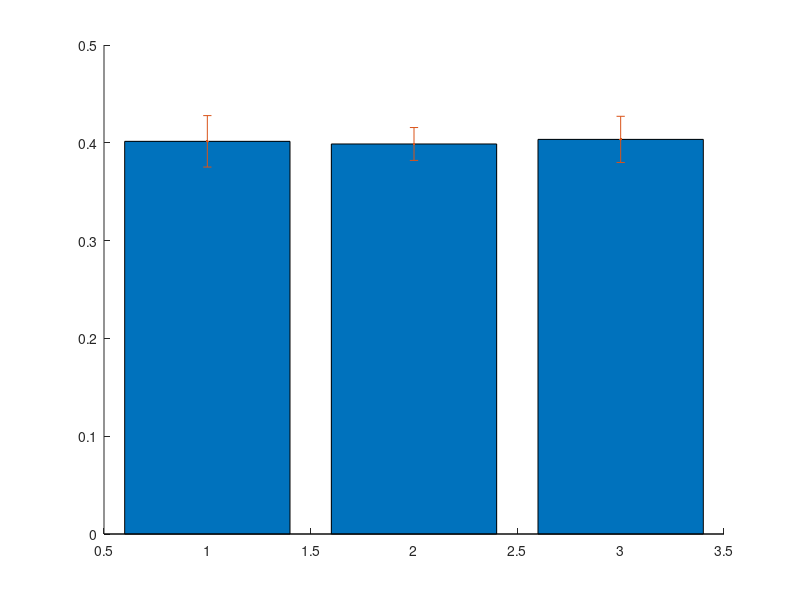

Recreate this plot in MATLAB. (Note: this script raises an error after producing the figure.)

%% WITHOUT PCA
%rsquard = [0.5208 0.4839 0.4960];
%CI = [0.0301 0.0217 0.0195];
%labels = {'180' '90  55' '100 35 55'};

%% WITH PCA
rsquard = [0.4015 0.3988 0.4035];
CI = [0.0263 0.0168 0.0236];
labels = {'140' '100  55' '140  120  55'};

%%

amount = 1:length(rsquard);

figure
hold on
bar(amount,rsquard)
colormap([0.6901960784313725,0.8784313725490196,0.9019607843137255])
errorbar(amount,rsquard,CI,'.','color' , [1 0 0])
xlabel('Hidden Layer Configuration')
ylabel('R Squared')
set(gca, 'Ylim', [0 1])
set(gca,...
 'xtick',[amount],...
 'xticklabel',labels)
set(gca,'fontsize',18)